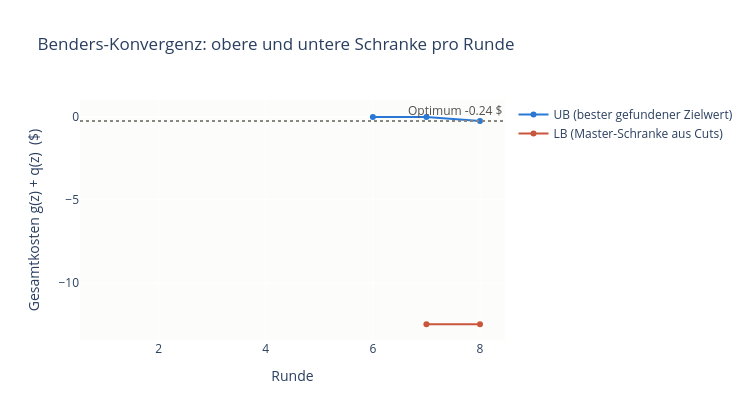

Notebook code for this chart:
### Code cell
rounds_x = [r.round for r in loop.rounds]
fig = go.Figure()
fig.add_scatter(x=rounds_x, y=[r.ub if np.isfinite(r.ub) else None for r in loop.rounds],
                mode="lines+markers", name="UB (bester gefundener Zielwert)",
                line=dict(color="#2a78d6"))
fig.add_scatter(x=rounds_x, y=[r.lb if np.isfinite(r.lb) else None for r in loop.rounds],
                mode="lines+markers", name="LB (Master-Schranke aus Cuts)",
                line=dict(color="#c9563c"))
fig.add_hline(y=loop.best_value, line_dash="dot", line_color="#898781",
              annotation_text=f"Optimum {loop.best_value:.2f} $",
              annotation_font_color="#52514e")
fig.update_layout(
    title="Benders-Konvergenz: obere und untere Schranke pro Runde",
    xaxis_title="Runde", yaxis_title="Gesamtkosten g(z) + q(z)  ($)",
    width=750, height=420, plot_bgcolor="#fcfcfb",
)
fig.show()

### Figure 1 — Plotly figure (JSON) as saved in the notebook; plotly's stock layout.template omitted (floating-point values rounded to 4 significant figures)
{"data": [{"line": {"color": "#2a78d6"}, "mode": "lines+markers", "name": "UB (bester gefundener Zielwert)", "type": "scatter", "x": [1, 2, 3, 4, 5, 6, 7, 8], "y": [null, null, null, null, null, 0, 0, -0.2437]}, {"line": {"color": "#c9563c"}, "mode": "lines+markers", "name": "LB (Master-Schranke aus Cuts)", "type": "scatter", "x": [1, 2, 3, 4, 5, 6, 7, 8], "y": [null, null, null, null, null, null, -12.5, -12.5]}], "layout": {"annotations": [{"font": {"color": "#52514e"}, "showarrow": false, "text": "Optimum -0.24 $", "x": 1, "xanchor": "right", "xref": "x domain", "y": -0.2437, "yanchor": "bottom", "yref": "y"}], "height": 420, "plot_bgcolor": "#fcfcfb", "shapes": [{"line": {"color": "#898781", "dash": "dot"}, "type": "line", "x0": 0, "x1": 1, "xref": "x domain", "y0": -0.2437, "y1": -0.2437, "yref": "y"}], "title": {"text": "Benders-Konvergenz: obere und untere Schranke pro Runde"}, "width": 750, "xaxis": {"title": {"text": "Runde"}}, "yaxis": {"title": {"text": "Gesamtkosten g(z) + q(z)  ($)"}}}}
